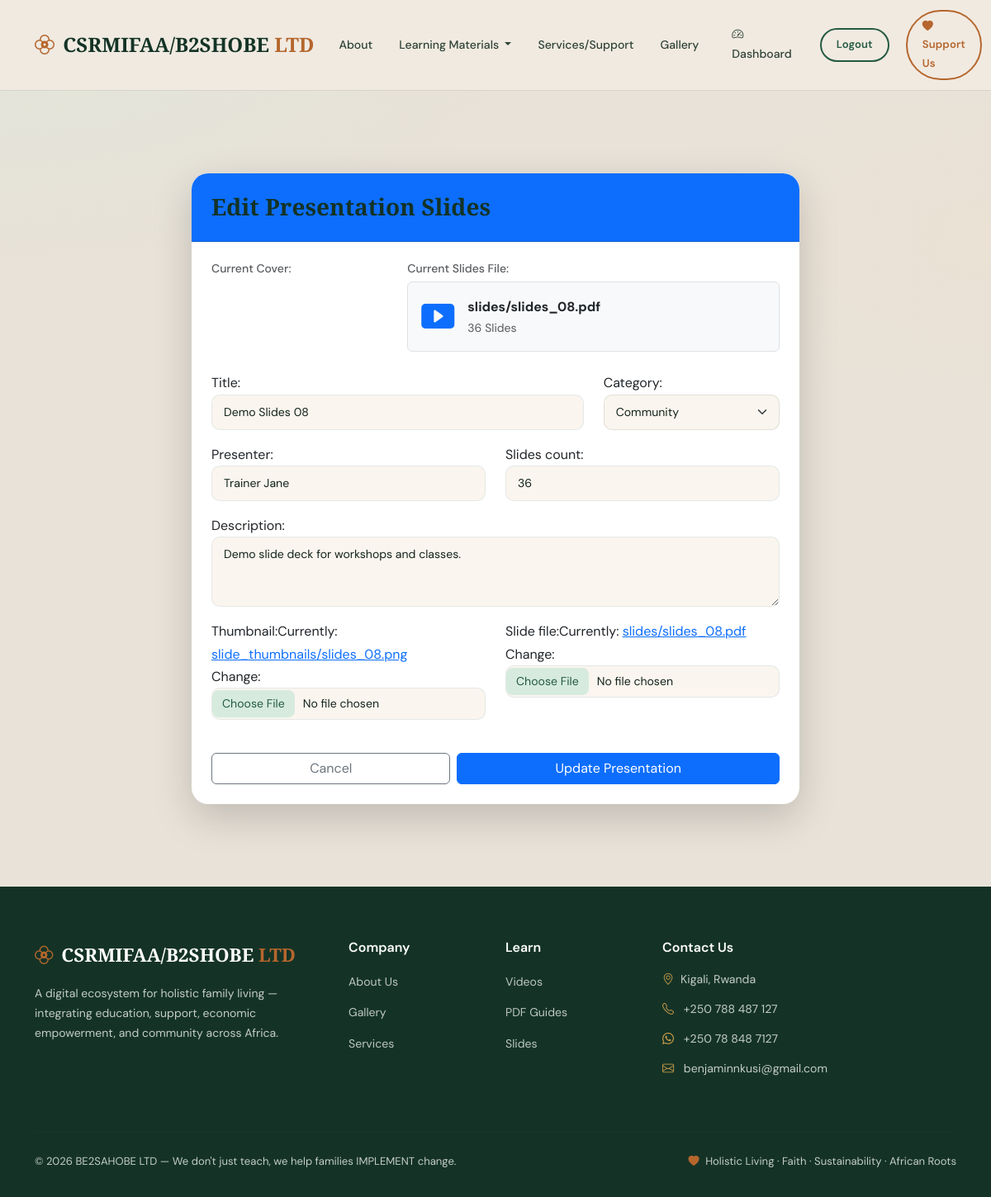
The page /courses/slides/edit/11/ (signed in) on the database its author committed.
### core/models.py (models this page shows, shortened)
class Slide(models.Model):
    CATEGORY_CHOICES = [
        ('Workshop', 'Workshop'),
        ('Finance', 'Finance'),
        ('Farming', 'Farming'),
        ('Health', 'Health'),
        ('Community', 'Community'),
    ]
    title = models.CharField(max_length=200)
    category = models.CharField(max_length=50, choices=CATEGORY_CHOICES)
    presenter = models.CharField(max_length=100)
    description = models.TextField()
    thumbnail = models.ImageField(upload_to='slide_thumbnails/', help_text="Cover image for the presentation")
    slide_file = models.FileField(upload_to='slides/', help_text="Upload PPTX or PDF slides")
    slides_count = models.PositiveIntegerField(default=1)
    created_at = models.DateTimeField(auto_now_add=True)
    class Meta:
        ordering = ['-created_at']

class SiteSettings(models.Model):
    contact_address = models.CharField(max_length=255, default='Kigali, Rwanda')
    contact_phone = models.CharField(max_length=30, default='+250 788 487 127')
    contact_email = models.EmailField(default='hello@be2sahobe.com')
    whatsapp_number = models.CharField(
        max_length=20,
        default='250783558316',
        help_text='International format without +, e.g. 250783558316',
    )
    facebook_url = models.URLField(blank=True)
    twitter_url = models.URLField(blank=True)
    instagram_url = models.URLField(blank=True)
    youtube_url = models.URLField(blank=True)
    footer_tagline = models.TextField(
        default='A digital ecosystem for holistic family living — integrating education, support, economic empowerment, and community across Africa.',
    )
    footer_copyright = models.CharField(
        max_length=255,
        default="© 2026 BE2SAHOBE LTD — We don't just teach, we help families IMPLEMENT change.",
    )
    donation_modal_title = models.CharField(max_length=120, default='Support our mission')
    donation_modal_subtitle = models.TextField(
        default='Your contribution helps families grow through holistic education and community support.',
    )
    momo_merchant_code = models.CharField(max_length=40, blank=True, default='123456')
    momo_account_name = models.CharField(max_length=120, blank=True, default='BE2SAHOBE LTD')
    bank_name = models.CharField(max_length=120, blank=True, default='Equity Bank Rwanda')
    bank_account_name = models.CharField(max_length=120, blank=True, default='BE2SAHOBE LIMITED')
    bank_account_number = models.CharField(max_length=120, blank=True, default='4000 1234 5678 9')
    donation_methods = models.JSONField(
        default=list,
        help_text='Donation methods list. Each item: {"title": "...", "icon": "bi-phone-fill", "rows": [{"label":"...","value":"..."}]}',
    )
    video_categories = models.JSONField(default=list, help_text='Video categories list')
    pdf_categories = models.JSONField(default=list, help_text='PDF guide categories list')
    slide_categories = models.JSONField(default=list, help_text='Slides categories list')
    gallery_categories = models.JSONField(default=list, help_text='Gallery categories list')
    home_hero_badge = models.CharField(max_length=120, default='Digital Ecosystem for Families')
    home_hero_title_learn = models.CharField(max_length=40, default='Learn.')
    home_hero_title_grow = models.CharField(max_length=40, default='Grow.')
    home_hero_title_rest = models.CharField(max_length=80, default='Thrive. Together.')
    home_hero_subtitle = models.TextField(
        default='A transformative digital ecosystem empowering families through holistic living — integrating health, education, spiritual growth, economic empowerment, and sustainable community development.',
    )
    home_cta_primary_text = models.CharField(max_length=80, default='Explore Learning Programs')
    home_cta_primary_url = models.CharField(max_length=200, default='#learning')
    home_cta_secondary_text = models.CharField(max_length=80, default='Access Professional Support')
    home_cta_secondary_url = models.CharField(max_length=200, default='#services')
    home_stat_1_num = models.CharField(max_length=20, default='5')
    home_stat_1_label = models.CharField(max_length=80, default='Holistic Living Pillars')
    home_stat_2_num = models.CharField(max_length=20, default='1')
    home_stat_2_label = models.CharField(max_length=80, default='Integrated Family Ecosystem')
    home_stat_3_num = models.CharField(max_length=20, default='24/7')
    home_stat_3_label = models.CharField(max_length=80, default='Accessible Digital Support')
    home_card_title = models.CharField(max_length=120, default='Your Journey Starts Here')
    home_card_subtitle = models.CharField(max_length=120, default='Education → Support → Action')
    home_card_item_1 = models.CharField(max_length=200, default='Holistic Education & Digital Learning Resources')
    home_card_item_2 = models.CharField(max_length=200, default='Family Counseling, Mentorship & Christian Guidance')
    home_card_item_3 = models.CharField(max_length=200, default='Career Development & Economic Empowerment Programs')
    home_card_item_4 = models.CharField(max_length=200, default='Trusted Professional Consultancy & Community Support Services')
    home_card_button_text = models.CharField(max_length=80, default='Start Your Journey Today')
    home_pillars_label = models.CharField(max_length=60, default='Our Framework')
    home_pillars_title = models.CharField(max_length=120, default='The Five Foundations of Holistic Living')
    home_pillars = models.JSONField(
        default=list,
        help_text='List of pillars as JSON objects: [{"name": "...", "description": "...", "accent": "#RRGGBB"}]',
    )
    about_hero_badge = models.CharField(max_length=80, default='Who We Are')
    about_hero_title = models.CharField(max_length=200, default='Empowering Families for')
    about_hero_title_highlight = models.CharField(max_length=120, default='Holistic Transformation')
    about_hero_subtitle = models.TextField(
        default='BE2SAHOBE LTD and MIFAA/NGoP work in synergy to provide Rwandan families with the tools, knowledge, and support needed to thrive in the modern world while staying rooted in community values.',
    )
    about_vision_title = models.CharField(max_length=80, default='Our Vision')
    about_vision_text = models.TextField(
        default='To be the leading digital ecosystem that empowers every Rwandan family to achieve holistic transformation and lasting prosperity, creating a future where every household is healthy, wealthy, and wise.',
    )
    about_mission_title = models.CharField(max_length=80, default='Our Mission')
    about_mission_text = models.TextField(
        default='To provide structured education, professional counseling, and practical economic tools that enable families to thrive across five key pillars: Body, Economy, Mind, Spirit, and Environment, through innovative digital platforms and community outreach.',
    )
    about_history_badge = models.CharField(max_length=80, default='Background & History')
    about_history_title = models.CharField(max_length=120, default='Our Journey')
    about_history_paragraph_1 = models.TextField(
        default='BE2SAHOBE LTD was established with a clear mandate: to bridge the gap between theoretical knowledge and practical action in family development. Recognizing that modern families face complex challenges, we developed a "Holistic Living" framework that addresses the body, mind, spirit, economy, and environment as an interconnected whole.',
    )
    about_history_paragraph_2 = models.TextField(
        default='In partnership with MIFAA/NGoP, our non-profit arm, we have expanded our reach to the most vulnerable communities, providing not just training, but the essential support systems like the IKIGEGA savings program and professional counseling.',
    )
    about_history_image = models.ImageField(upload_to='site/about/', blank=True, null=True)
    about_history_image_url = models.URLField(
        max_length=500,
        blank=True,
        default='https://images.pexels.com/photos/3184418/pexels-photo-3184418.jpeg?auto=compress&cs=tinysrgb&w=800',
        help_text='Used when no uploaded image is set',
    )
    about_history_card_title = models.CharField(max_length=120, default='Founded on Values')
    about_history_card_text = models.CharField(max_length=255, default='Blending tradition with digital innovation for family growth.')
    about_cta_title = models.CharField(max_length=120, default='Join Our Community')
    about_cta_text = models.TextField(
        default='Be part of a movement that is redefining family life in Rwanda. Start your journey toward holistic living today.',
    )
    about_cta_button_text = models.CharField(max_length=80, default='Get Started Now')
    updated_at = models.DateTimeField(auto_now=True)
    class Meta:
        verbose_name = 'Site Settings'
        verbose_name_plural = 'Site Settings'
    @classmethod
    def load(cls):
        obj, _ = cls.objects.get_or_create(pk=1)
        return obj

### core/views.py (the view)
# urls.py: path('courses/slides/edit/<int:pk>/', edit_slide_view, name='edit_slide'),
def edit_slide_view(request, pk):
    if not request.user.is_staff:
        return redirect('slides_list')
    slide = get_object_or_404(Slide, pk=pk)
    if request.method == 'POST':
        form = SlideForm(request.POST, request.FILES, instance=slide)
        if form.is_valid():
            form.save()
            messages.success(request, 'Presentation updated successfully!')
            return redirect(redirect_after_resource_action(request, 'slides_list'))
    else:
        form = SlideForm(instance=slide)
    return render(request, 'core/edit_slide.html', {
        'form': form,
        'slide': slide,
        'return_to_dashboard': request.GET.get('return') == 'dashboard',
    })

### core/templates/core/edit_slide.html (shortened to what this page needs)
{% extends "base.html" %}
{% load static %}
{% block content %}
<section class="py-6" style="padding: 100px 0;">
    <div class="container">
        <div class="row justify-content-center">
            <div class="col-md-8">
                <div class="card shadow-lg border-0" style="border-radius: 20px; overflow: hidden;">
                    <div class="card-header bg-primary text-white p-4">
                        <h3 class="mb-0" style="font-family: 'Cormorant Garamond', serif;">Edit Presentation Slides</h3>
                    </div>
                    <div class="card-body p-4">
                        <div class="row mb-4">
                            <div class="col-md-4">
                                <h6 class="text-muted small mb-2">Current Cover:</h6>
                            </div>
                            <div class="col-md-8">
                                <h6 class="text-muted small mb-2">Current Slides File:</h6>
                                <div class="p-3 bg-light rounded border d-flex align-items-center gap-3">
                                    <i class="bi bi-play-btn-fill text-primary display-6"></i>
                                    <div>
                                        <div class="fw-bold">{{ slide.slide_file.name }}</div>
                                        <div class="small text-muted">{{ slide.slides_count }} Slides</div>
                                    </div>
                                </div>
                            </div>
                        </div>
                        <form method="POST" enctype="multipart/form-data">
                            <div class="row">
                                <div class="col-md-8 mb-3">{{ form.title.label_tag }}{{ form.title }}</div>
                                <div class="col-md-4 mb-3">{{ form.category.label_tag }}{{ form.category }}</div>
                                <div class="col-md-6 mb-3">{{ form.presenter.label_tag }}{{ form.presenter }}</div>
                                <div class="col-md-6 mb-3">{{ form.slides_count.label_tag }}{{ form.slides_count }}</div>
                                <div class="col-md-12 mb-3">{{ form.description.label_tag }}{{ form.description }}</div>
                                <div class="col-md-6 mb-3">{{ form.thumbnail.label_tag }}{{ form.thumbnail }}</div>
                                <div class="col-md-6 mb-3">{{ form.slide_file.label_tag }}{{ form.slide_file }}</div>
                            </div>
                            <div class="d-flex gap-2 mt-4">
                                <a href="{% if return_to_dashboard %}{% url 'dashboard' %}?tab=resources&section=slides{% else %}{% url 'slides_list' %}{% endif %}" class="btn btn-outline-secondary flex-grow-1">Cancel</a>
                                <button type="submit" class="btn btn-primary flex-grow-1">Update Presentation</button>
                            </div>
                        </form>
                    </div>
                </div>
            </div>
        </div>
    </div>
</section>
{% endblock %}

### templates/partials/footer.html (shortened to what this page needs)
<footer style="padding:64px 0 32px;">
  <div class="container">
    <div class="row gy-5">
      <div class="col-lg-4">
        <div class="footer-brand mb-3">
          <i class="bi bi-flower2 me-1" style="color:var(--earth);"></i>
          CSRMIFAA/B2SHOBE <span>LTD</span>
        </div>
        <p class="small mb-4" style="max-width:300px;">
          {{ site.footer_tagline|default:"A digital ecosystem for holistic family living — integrating education, support, economic empowerment, and community across Africa." }}
        </p>
      </div>
      <div class="col-6 col-md-4 col-lg-2">
        <h5>Company</h5>
        <ul class="list-unstyled" style="display:flex; flex-direction:column; gap:10px;">
          <li><a href="{% url 'about' %}">About Us</a></li>
          <li><a href="{% url 'gallery' %}">Gallery</a></li>
          <li><a href="{% url 'professional_support' %}">Services</a></li>
        </ul>
      </div>
      <div class="col-6 col-md-4 col-lg-2">
        <h5>Learn</h5>
        <ul class="list-unstyled" style="display:flex; flex-direction:column; gap:10px;">
          <li><a href="{% url 'video_list' %}">Videos</a></li>
          <li><a href="{% url 'pdf_list' %}">PDF Guides</a></li>
          <li><a href="{% url 'slides_list' %}">Slides</a></li>
        </ul>
      </div>
      <div class="col-md-4 col-lg-4">
        <h5>Contact Us</h5>
        <ul class="list-unstyled" style="display:flex; flex-direction:column; gap:12px; font-size:0.88rem;">
          <li><i class="bi bi-geo-alt me-2" style="color:var(--gold);"></i>{{ site.contact_address|default:"Kigali, Rwanda" }}</li>
          <li>
            <i class="bi bi-telephone me-2" style="color:var(--gold);"></i>
            <a href="tel:{{ contact_phone_tel }}" style="color:inherit;text-decoration:none;">{{ site.contact_phone|default:"+250 788 487 127" }}</a>
          </li>
          {% if whatsapp_url %}
          <li>
            <i class="bi bi-whatsapp me-2" style="color:var(--gold);"></i>
            <a href="{{ whatsapp_url }}" style="color:inherit;text-decoration:none;">{{ whatsapp_display }}</a>
          </li>
          {% endif %}
          <li>
            <i class="bi bi-envelope me-2" style="color:var(--gold);"></i>
            <a href="mailto:{{ site.contact_email|default:'hello@be2sahobe.com' }}" style="color:inherit;text-decoration:none;">{{ site.contact_email|default:"hello@be2sahobe.com" }}</a>
          </li>
        </ul>
      </div>
    </div>
    <hr style="border-color:rgba(255,255,255,0.08); margin:48px 0 24px;">
    <div class="d-flex flex-wrap justify-content-between align-items-center gap-3" style="font-size:0.82rem;">
      <span>{{ site.footer_copyright|default:"© 2026 BE2SAHOBE LTD — We don't just teach, we help families IMPLEMENT change." }}</span>
      <span>
        <i class="bi bi-heart-fill me-1" style="color:var(--earth);"></i>
        Holistic Living · Faith · Sustainability · African Roots
      </span>
    </div>
  </div>
</footer>

### rows shown on the page
Slide: slide_file.name "slides/slides_08.pdf", slides_count "36", title "Demo Slides 08", category "Community", presenter "Trainer Jane", description "Demo slide deck for workshops and classes."
SiteSettings: footer_tagline "A digital ecosystem for holistic family living — integrating education, support, economic empowerment, and community across Africa.", contact_address "Kigali, Rwanda", contact_phone "+250 788 487 127", contact_email "benjaminnkusi@gmail.com", footer_copyright "© 2026 BE2SAHOBE LTD — We don't just teach, we help families IMPLEMENT change."

### other values the page prints
{{ whatsapp_display }} "+250 78 848 7127"
